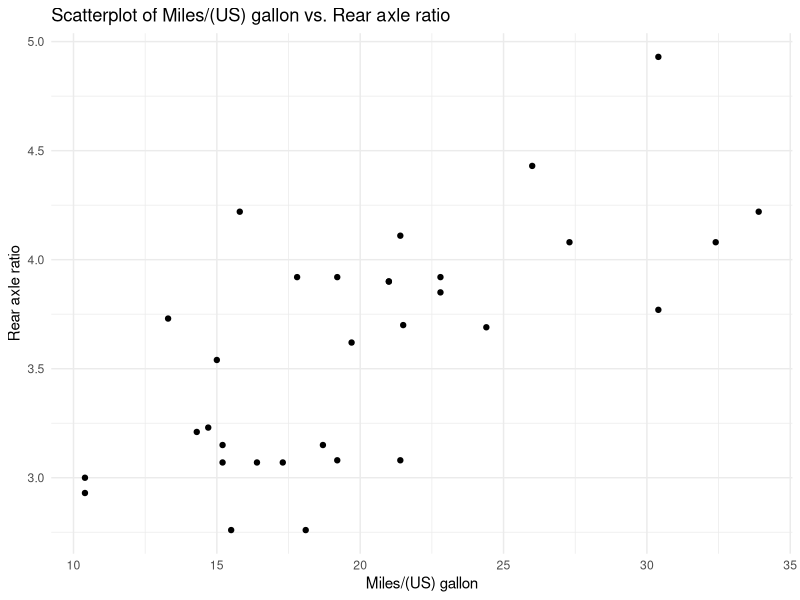

The R source for this figure:
install.packages("ggplot2")

# Load the ggplot2 library
library(ggplot2)
# Load the mtcars dataset
data(mtcars)
# a. Plot Miles/(US) gallon versus Rear axle ratio
sc<-ggplot(mtcars, aes(x = mpg, y = drat)) +
  geom_point() +
  labs(title = "Scatterplot of Miles/(US) gallon vs. Rear axle ratio",
       x = "Miles/(US) gallon",
       y = "Rear axle ratio") +
  theme_minimal()
print(sc)